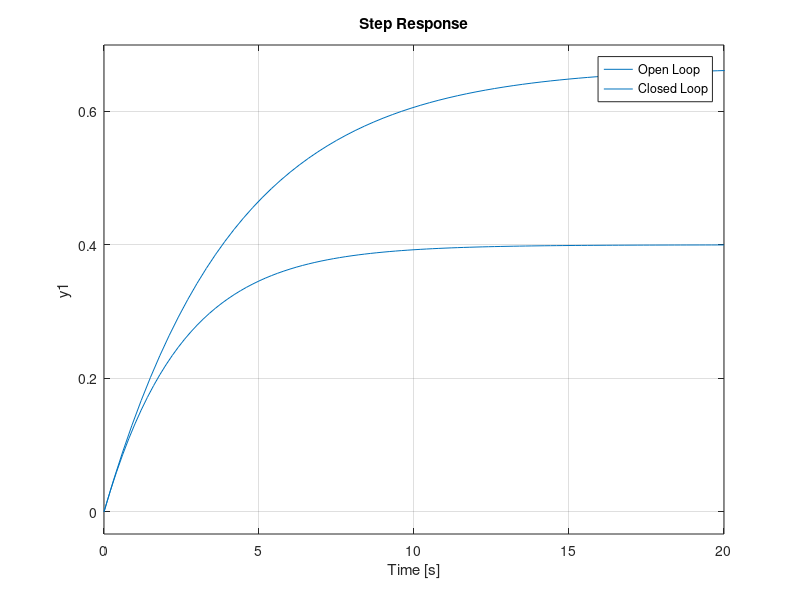

Recreate this plot in MATLAB.
%% BRANDON BELL - MAE 4421 - HW5 - Q5
clf; clc; clear;
OL = tf(8, [50 12]);
step(OL)
hold on;

CL = tf(8, [50 20]);
step(CL)
grid on;
legend ('Open Loop' , 'Closed Loop')
